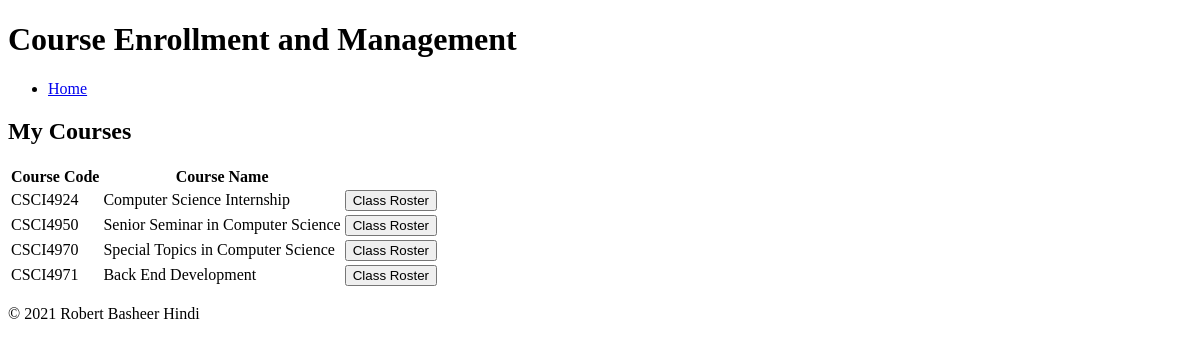
Page /Project/instructor_personal_info_controller/index.php?action=my_courses (signed in) on the committed database.
### tables this page shows
CREATE TABLE courses (
    courseCode varchar(8) NOT NULL,
    name varchar(100) NOT NULL,
    semester varchar(10) NOT NULL,
    classroom varchar(10) NOT NULL,
    meetingTime time(3) NOT NULL,
    PRIMARY KEY (courseCode)
);

CREATE TABLE instructor_registrations (
    instructorID int NOT NULL,
    courseCode varchar(10) NOT NULL,
    PRIMARY KEY (instructorID, courseCode)
);

### Project/model/course_db.php (called while the page is built, shortened)
<?php
function get_courses_by_instructor($email) {
    global $db;
    $query = 'SELECT *
              FROM courses
                INNER JOIN instructor_registrations ON courses.courseCode = instructor_registrations.courseCode
                INNER JOIN instructors ON instructor_registrations.instructorID = instructors.instructorID
              WHERE instructors.email = :email';
    $statement = $db->prepare($query);
    $statement->bindValue(':email', $email);
    $statement->execute();
    $courses = $statement->fetchAll();
    return $courses;
}

### Project/instructor_personal_info_controller/my_courses.php (the view, shortened to what this page needs)
<?php
include '../view/header.php';
?>
<main>
    <h2>My Courses</h2>
    <table>
        <tr>
            <th>Course Code</th>
            <th>Course Name</th>
        </tr>
        <?php foreach ($courses as $course) : ?>
            <tr>
                <td><?php echo htmlspecialchars($course['courseCode']); ?></td>
                <td><?php echo htmlspecialchars($course['name']); ?></td>
                <td>
                    <form action="." method="post">
                    <input type="submit" value="Class Roster">
                    </form>
                </td>
            </tr>
        <?php endforeach; ?>
    </table>
</main>
<?php include '../view/footer.php'; ?>

### Project/instructor_personal_info_controller/index.php (shortened to what this page needs)
<?php
require('../model/database.php');
require('../model/course_db.php');
$action = filter_input(INPUT_POST, 'action');
if ($action === NULL) {
    $action = filter_input(INPUT_GET, 'action');
}
switch($action){
    case 'my_courses':
        if(!isset($_SESSION['email_i'])){
            $email = filter_input(INPUT_POST, 'email');
        } else {
            $email = $_SESSION['email_i'];
        }
        $courses = get_courses_by_instructor($email);
        include('my_courses.php');
        break;
}

### Project/view/header.php (shortened to what this page needs)
<!DOCTYPE html>
<html>
<head>
    <link rel="stylesheet" type="text/css"
          href="/Project/main.css">
</head>
<body>
<header>
    <h1>Course Enrollment and Management</h1>
    <nav>
        <ul>
            <li><a href="/Project/">Home</a></li>
        </ul>
    </nav>
</header>

### Project/view/footer.php
<footer>
    <p class="copyright">
        &copy; <?php echo date("Y"); ?> Robert Basheer Hindi
    </p>
</footer>
</body>
</html>

### rows in the picture
courses: instructor_registrations.courseCode "CSCI4924", name "Computer Science Internship"
courses: instructor_registrations.courseCode "CSCI4950", name "Senior Seminar in Computer Science"
courses: instructor_registrations.courseCode "CSCI4970", name "Special Topics in Computer Science"
courses: instructor_registrations.courseCode "CSCI4971", name "Back End Development"
